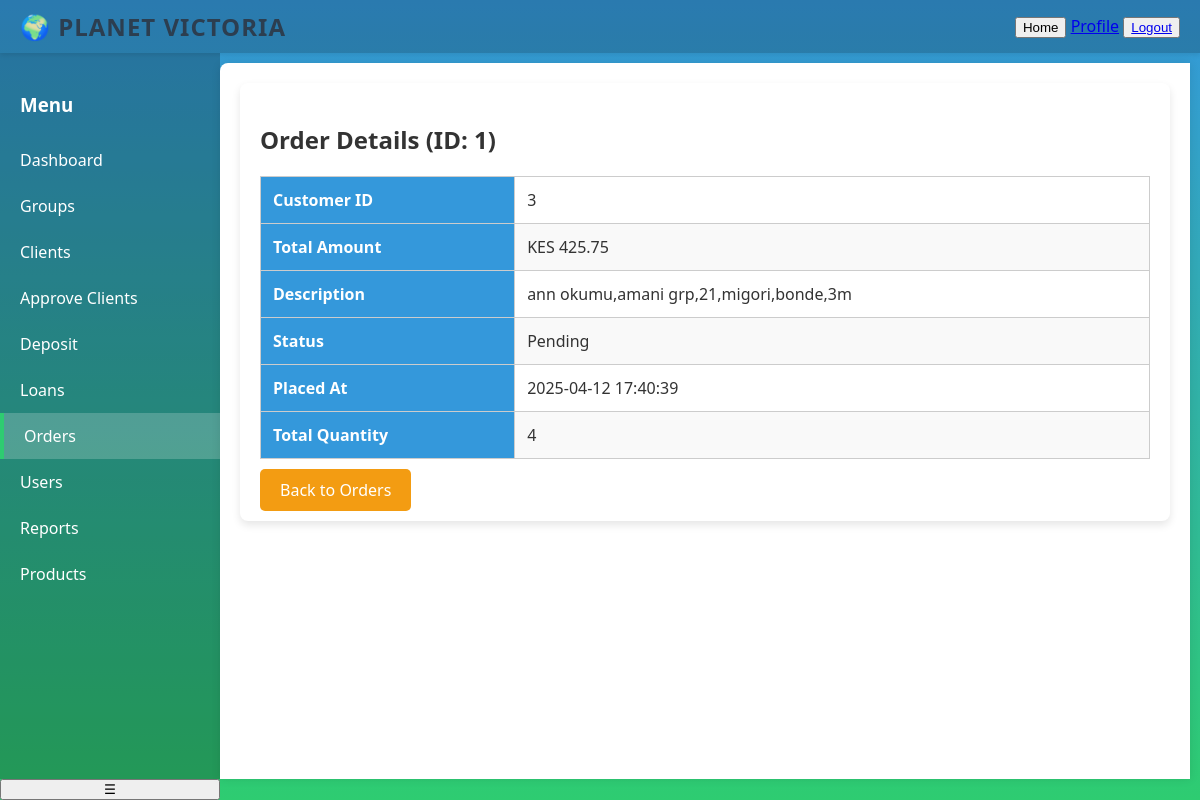
/admin/orders/view.php?id=1 (signed in), run on the app's committed database.
### tables this page shows
CREATE TABLE `orders` (
  `id` int(11) NOT NULL,
  `customer_id` int(11) NOT NULL,
  `total_amount` decimal(10,2) NOT NULL,
  `description` varchar(255) NOT NULL,
  `status` varchar(50) DEFAULT 'Pending',
  `placed_at` timestamp NOT NULL DEFAULT current_timestamp(),
  `total_quantity` int(11) DEFAULT 0
);

### admin/orders/view.php (the view, shortened to what this page needs)
<?php
require_once '../../db.php';
if (isset($_GET['id'])) {
    $order_id = $_GET['id'];
    $stmt = $conn->prepare("SELECT * FROM orders WHERE id = :id");
    $stmt->bindParam(':id', $order_id, PDO::PARAM_INT);
    $stmt->execute();
    $order = $stmt->fetch(PDO::FETCH_ASSOC);
} else {
    echo "Invalid order ID.";
    exit;
}
?>
<!DOCTYPE html>
<html lang="en">
<head>
    <link rel="stylesheet" href="../../styles.css">
</head>
<body>
<div class="container">
    <header class="header">
        <div class="logo">🌍 Planet Victoria</div>
        <nav class="top-nav">
            <button class="nav-btn">Home</button>
            <a href="../profile.php" class="profile-button">Profile</a>
            <button class="nav-btn"><a href="../logout.php">Logout</a></button>
        </nav>
    </header>
    <div class="sidebar" id="sidebar">
        <h3>Menu</h3>
        <ul class="menu-items">
            <li><a href="../index.php">Dashboard</a></li>
            <li><a href="../groups/index.php">Groups</a></li>
            <li><a href="../clients/index.php">Clients</a></li>
            <li><a href="../clients/approvals.php" class="bg-primary text-white">Approve Clients</a></li>
            <li><a href="../deposit/index.php">Deposit</a></li>
            <li><a href="../loans/index.php">Loans</a></li>
            <li><a href="index.php" class="active">Orders</a></li>
            <li><a href="../users/index.php">Users</a></li>
            <li><a href="../reports/index.php">Reports</a></li>
            <li><a href="../products/index.php">Products</a></li>
        </ul>
    </div>
    <button class="toggle-btn" id="toggleBtn">&#9776;</button>
    <main class="content">
        <div class="order-details-container">
            <h2>Order Details (ID: <?= htmlspecialchars($order['id']) ?>)</h2>
            <table class="order-details-table">
                <tr>
                    <th>Customer ID</th>
                    <td><?= htmlspecialchars($order['customer_id']) ?></td>
                </tr>
                <tr>
                    <th>Total Amount</th>
                    <td>KES <?= number_format($order['total_amount'], 2) ?></td>
                </tr>
                <tr>
                    <th>Description</th>
                    <td><?= htmlspecialchars($order['description']) ?></td>
                </tr>
                <tr>
                    <th>Status</th>
                    <td><?= htmlspecialchars($order['status']) ?></td>
                </tr>
                <tr>
                    <th>Placed At</th>
                    <td><?= htmlspecialchars($order['placed_at']) ?></td>
                </tr>
                <tr>
                    <th>Total Quantity</th>
                    <td><?= htmlspecialchars($order['total_quantity']) ?></td>
                </tr>
            </table>
            <div class="action-buttons">
                <a href="index.php" class="btn-back">Back to Orders</a>
            </div>
        </div>
    </main>
</div>
</body>
</html>

### styles.css (style rules this page uses)
body { margin: 0; font-family: 'Segoe UI', Tahoma, Geneva, Verdana, sans-serif; background: linear-gradient(to bottom, #3498db, #2ecc71); min-height: 100vh; color: #333; }
.container { display: grid; grid-template-areas: "header header" "sidebar content" "footer footer"; grid-template-columns: 220px 1fr; grid-template-rows: auto 1fr auto; height: 100vh; }
.header { grid-area: header; display: flex; justify-content: space-between; align-items: center; background: rgba(0, 0, 0, 0.2); padding: 10px 20px; box-shadow: 0 2px 5px rgba(0,0,0,0.1); }
.logo { font-size: 24px; font-weight: 700; color: #2c3e50; text-transform: uppercase; letter-spacing: 1px; }
.sidebar { grid-area: sidebar; background: rgba(0, 0, 0, 0.25); padding: 20px 0; }
.sidebar h3 { color: white; padding: 0 20px; margin-bottom: 20px; }
.menu-items { list-style: none; padding: 0; margin: 0; }
.menu-items li a { display: block; color: white; padding: 12px 20px; text-decoration: none; transition: all 0.3s; }
.menu-items li a.active { background: rgba(255, 255, 255, 0.2); border-left: 4px solid #2ecc71; }
.content { grid-area: content; padding: 20px; background: white; border-radius: 8px 0 0 0; margin: 10px 10px 0 0; box-shadow: 0 0 10px rgba(0,0,0,0.1); overflow-y: auto; }
table { width: 100%; border-collapse: collapse; margin-top: 10px; }
th, td { padding: 12px 15px; text-align: left; border-bottom: 1px solid #ddd; }
th { background-color: #3498db; color: black; position: sticky; top: 0; }
tr:nth-child(even) { background-color: #f9f9f9; }
.sidebar { transition: transform 0.3s ease; }
th, td { padding: 8px 12px; text-align: left; border-bottom: 1px solid #eee; }
th { background-color: lightgray; font-weight: 600; }

### admin/orders/view.php (style rules this page uses)
.order-details-container { max-width: 1200px; margin: 0 auto; padding: 20px; background-color: white; border-radius: 8px; box-shadow: 0 4px 8px rgba(0, 0, 0, 0.1); font-size: 16px; }
.order-details-container h2 { margin-bottom: 20px; }
.order-details-table { width: 100%; border-collapse: collapse; margin-top: 20px; }
.order-details-table th, .order-details-table td { padding: 12px; text-align: left; border: 1px solid #ccc; }
.order-details-table th { background-color: #3498db; color: white; }
.order-details-table tr:nth-child(even) { background-color: #f9f9f9; }
.action-buttons { margin-top: 20px; }
.btn-back { background-color: #f39c12; color: white; padding: 10px 20px; text-decoration: none; border-radius: 5px; font-size: 16px; }

### data on the page
orders: id "1", customer "3", total_amount "425.75", description "ann okumu,amani grp,21,migori,bonde,3m", status "Pending", placed_at "2025-04-12 17:40:39", total_quantity "4"
